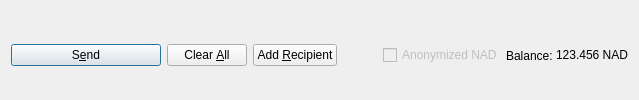
         <widget class="QFrame" name="frame_Send">
          <layout class="QHBoxLayout" name="horizontalLayout">
           <property name="bottomMargin">
            <number>0</number>
           </property>
           <item>
            <widget class="QPushButton" name="sendButton">
             <property name="minimumSize">
              <size>
               <width>150</width>
               <height>0</height>
              </size>
             </property>
             <property name="toolTip">
              <string>Confirm the send action</string>
             </property>
             <property name="text">
              <string>S&amp;end</string>
             </property>
             <property name="icon">
              <iconset resource="../nadir.qrc">
               <normaloff>:/icons/send</normaloff>:/icons/send</iconset>
             </property>
             <property name="autoDefault">
              <bool>false</bool>
             </property>
             <property name="default">
              <bool>true</bool>
             </property>
            </widget>
           </item>
           <item>
            <widget class="QPushButton" name="clearButton">
             <property name="sizePolicy">
              <sizepolicy hsizetype="Minimum" vsizetype="Fixed">
               <horstretch>0</horstretch>
               <verstretch>0</verstretch>
              </sizepolicy>
             </property>
             <property name="toolTip">
              <string>Clear all fields of the form.</string>
             </property>
             <property name="text">
              <string>Clear &amp;All</string>
             </property>
             <property name="icon">
              <iconset resource="../nadir.qrc">
               <normaloff>:/icons/remove</normaloff>:/icons/remove</iconset>
             </property>
             <property name="autoDefault">
              <bool>false</bool>
             </property>
            </widget>
           </item>
           <item>
            <widget class="QPushButton" name="addButton">
             <property name="toolTip">
              <string>Send to multiple recipients at once</string>
             </property>
             <property name="text">
              <string>Add &amp;Recipient</string>
             </property>
             <property name="icon">
              <iconset resource="../nadir.qrc">
               <normaloff>:/icons/add</normaloff>:/icons/add</iconset>
             </property>
             <property name="autoDefault">
              <bool>false</bool>
             </property>
            </widget>
           </item>
           <item>
            <spacer name="horizontalSpacer">
             <property name="orientation">
              <enum>Qt::Horizontal</enum>
             </property>
             <property name="sizeHint" stdset="0">
              <size>
               <width>40</width>
               <height>20</height>
              </size>
             </property>
            </spacer>
           </item>
           <item>
            <layout class="QHBoxLayout" name="horizontalLayout_2">
             <property name="spacing">
              <number>3</number>
             </property>
             <item>
              <widget class="QCheckBox" name="checkzNAD">
               <property name="enabled">
                <bool>false</bool>
               </property>
               <property name="text">
                <string>Anonymized NAD</string>
               </property>
              </widget>
             </item>
             <item>
              <widget class="QLabel" name="label">
               <property name="text">
                <string>Balance:</string>
               </property>
              </widget>
             </item>
             <item>
              <widget class="QLabel" name="labelBalance">
               <property name="sizePolicy">
                <sizepolicy hsizetype="Preferred" vsizetype="Fixed">
                 <horstretch>0</horstretch>
                 <verstretch>0</verstretch>
                </sizepolicy>
               </property>
               <property name="cursor">
                <cursorShape>IBeamCursor</cursorShape>
               </property>
               <property name="text">
                <string notr="true">123.456 NAD</string>
               </property>
               <property name="textInteractionFlags">
                <set>Qt::LinksAccessibleByMouse|Qt::TextSelectableByKeyboard|Qt::TextSelectableByMouse</set>
               </property>
              </widget>
             </item>
            </layout>
           </item>
          </layout>
         </widget>
